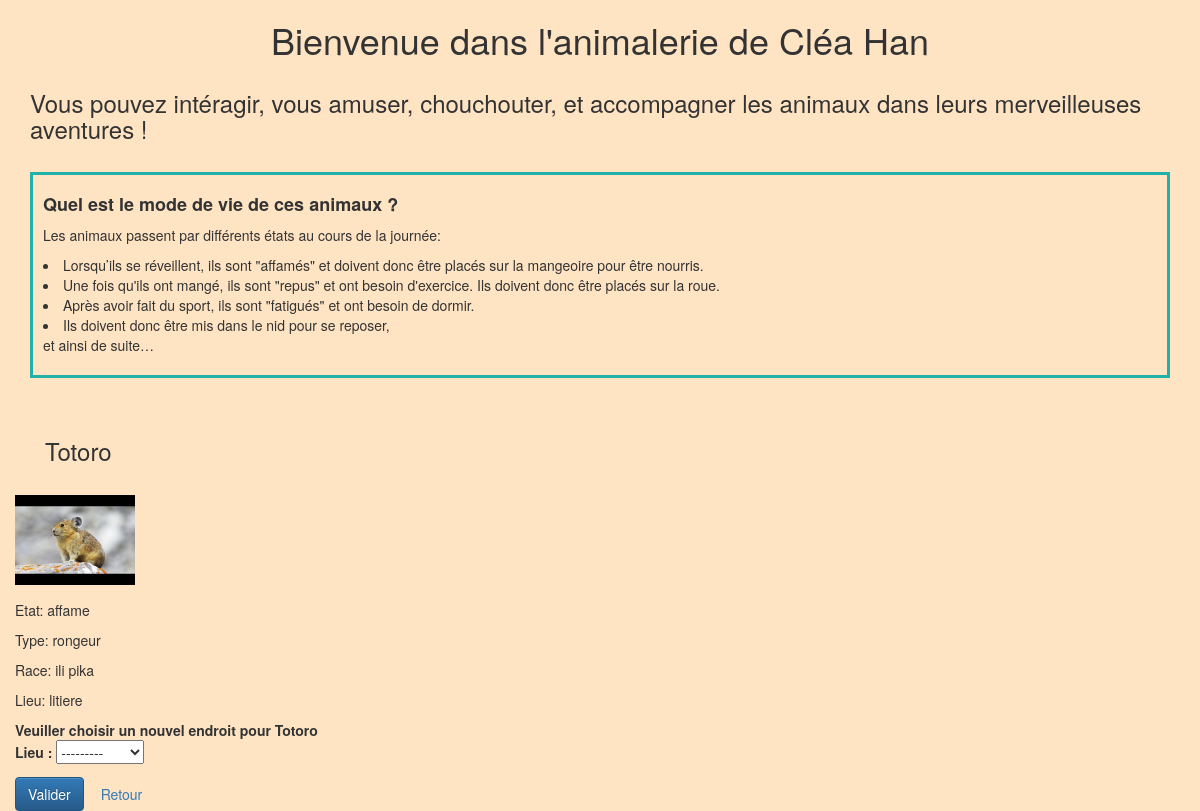
Page /animal/Totoro/ on the committed database.
### animalerie/models.py (models this page shows, shortened)
class Animal(models.Model):
    id_animal = models.CharField(max_length=100, primary_key=True)
    etat = models.CharField(max_length=20)
    type = models.CharField(max_length=20)
    race = models.CharField(max_length=20)
    photo = models.CharField(max_length=200)
    lieu = models.ForeignKey(Equipement, on_delete=models.CASCADE)

class Equipement(models.Model):
    id_equip = models.CharField(max_length=100, primary_key=True)
    disponibilite = models.CharField(max_length=20)
    photo = models.CharField(max_length=200)
    def __str__(self):
        return self.id_equip

### animalerie/views.py (the view)
# urls.py: path('animal/<str:id_animal>/', views.post_detail, name='post_detail'),
def post_detail(request, id_animal):
    animal = get_object_or_404(Animal, id_animal=id_animal)
    lieu = animal.lieu
    form=MoveForm()
    if request.method == "POST":
        ancien_lieu = get_object_or_404(Equipement, id_equip=animal.lieu.id_equip)
        form = MoveForm(request.POST, instance=animal)
        if form.is_valid():
            form.save(commit=False)
            nouveau_lieu = get_object_or_404(Equipement, id_equip=animal.lieu.id_equip)
            if nouveau_lieu.disponibilite=="libre" and nouveau_lieu.id_equip=="mangeoire" and animal.etat=='affame':
                animal.etat="repus"
                animal.save()
                nouveau_lieu.disponibilite="occupe"
                nouveau_lieu.save()
                messages.add_message(request, messages.SUCCESS, 'Votre animal a bien été déplacé dans la mangeoire !')
            elif nouveau_lieu.disponibilite=="libre" and nouveau_lieu.id_equip=="roue" and animal.etat=='repus':
                ancien_lieu.disponibilite="libre"
                ancien_lieu.save()
                animal.etat="fatigue"
                animal.save()
                nouveau_lieu.disponibilite = "occupe"
                nouveau_lieu.save()
                messages.add_message(request, messages.SUCCESS, 'Votre animal a bien été déplacé dans la roue !')
            elif nouveau_lieu.disponibilite=="libre" and nouveau_lieu.id_equip=="nid" and animal.etat=='fatigue':
                ancien_lieu.disponibilite="libre"
                ancien_lieu.save()
                animal.etat="endormi"
                animal.save()
                nouveau_lieu.disponibilite = "occupe"
                nouveau_lieu.save()
                messages.add_message(request, messages.SUCCESS, 'Votre animal a bien été déplacé dans le nid !')
            elif nouveau_lieu.disponibilite=="libre" and nouveau_lieu.id_equip=="litiere" and animal.etat=='endormi':
                ancien_lieu.disponibilite="libre"
                ancien_lieu.save()
                animal.etat="affame"
                animal.save()
                nouveau_lieu.disponibilite = "libre"
                nouveau_lieu.save()
                messages.add_message(request, messages.SUCCESS, 'Votre animal a bien été déplacé dans la litière !')
            elif nouveau_lieu==ancien_lieu:
                messages.add_message(request, messages.WARNING, 'Votre animal est déjà à cet endroit.')
            else :
                print('message')
                messages.add_message(request, messages.ERROR, 'Désolé, vous ne pouvez pas déplacer cet animal à cet endroit.')
        return redirect('post_detail', id_animal=id_animal)
    else:
        form = MoveForm()
        return render(request,
                  'animalerie/post_detail.html',
                  {'animal': animal, 'lieu': lieu, 'form': form})

### animalerie/forms.py
class MoveForm(forms.ModelForm):
    class Meta:
        model = Animal
        fields = ('lieu',)

### animalerie/templates/animalerie/post_detail.html (shortened to what this page needs)
{% extends 'animalerie/base.html' %}
{% load static %}
{% block content %}
<div class="cards_ani">
    <article class="card">
        <header>
            <h3> {{ animal.id_animal }} </h3>
        </header>
        <img src='../../{{animal.photo}}' style="max-width: 120px; max-height: 100px; margin-bottom: 15px;" alt="Pas d'image"/>
        <p>Etat: {{ animal.etat }}</p>
        <p>Type: {{animal.type}} </p>
        <p>Race: {{animal.race}} </p>
        <p>Lieu: {{ animal.lieu }}</p>
    </article>
</div>
<form method="POST" class="post-form"> {% csrf_token %}
    <b> Veuiller choisir un nouvel endroit pour {{ animal.id_animal }} </b>
    {{ form.as_p }}
    <button type="submit" class="btn btn-primary">Valider</button>
    <a href="{% url 'animal_list' %}" class="btn btn-secondary" role="button">Retour</a>
</form>
</div>
{% endblock %}

### animalerie/static/css/animalerie.css (style rules this page uses)
body { background-color: bisque; }
h3 { margin: 30px; }

### rows in the picture
Animal: id_animal "Totoro", photo (picture), etat "affame", type "rongeur", race "ili pika", lieu "litiere"
